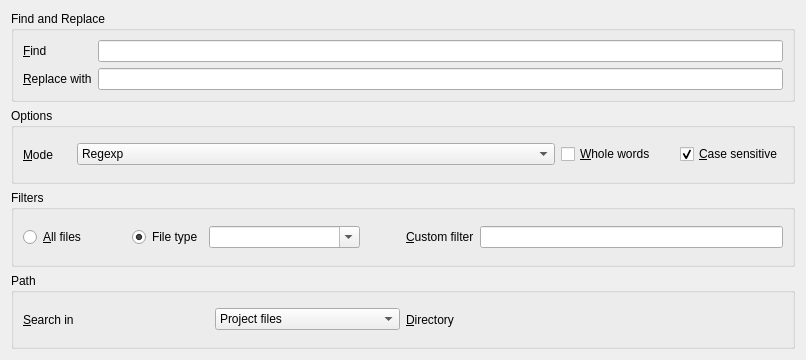
<?xml version="1.0" encoding="UTF-8"?>
<ui version="4.0">
 <class>Ruber::FindInFiles::FindReplaceInFilesWidget</class>
 <widget class="QWidget" name="Ruber::FindInFiles::FindReplaceInFilesWidget">
  <property name="geometry">
   <rect>
    <x>0</x>
    <y>0</y>
    <width>806</width>
    <height>360</height>
   </rect>
  </property>
  <property name="windowTitle">
   <string>Form</string>
  </property>
  <layout class="QVBoxLayout" name="verticalLayout_2">
   <item>
    <widget class="QGroupBox" name="groupBox">
     <property name="title">
      <string>Find and Replace</string>
     </property>
     <layout class="QGridLayout" name="gridLayout">
      <item row="0" column="0">
       <widget class="QLabel" name="label">
        <property name="text">
         <string>&amp;Find</string>
        </property>
        <property name="buddy">
         <cstring>find_text</cstring>
        </property>
       </widget>
      </item>
      <item row="0" column="1">
       <widget class="KLineEdit" name="find_text"/>
      </item>
      <item row="1" column="0">
       <widget class="QLabel" name="label_2">
        <property name="text">
         <string>&amp;Replace with</string>
        </property>
        <property name="buddy">
         <cstring>replace_text</cstring>
        </property>
       </widget>
      </item>
      <item row="1" column="1">
       <widget class="KLineEdit" name="replace_text"/>
      </item>
     </layout>
    </widget>
   </item>
   <item>
    <widget class="QGroupBox" name="groupBox_3">
     <property name="title">
      <string>Options</string>
     </property>
     <layout class="QHBoxLayout" name="horizontalLayout_4">
      <item>
       <layout class="QHBoxLayout" name="horizontalLayout">
        <item>
         <widget class="QLabel" name="label_3">
          <property name="text">
           <string>&amp;Mode</string>
          </property>
          <property name="buddy">
           <cstring>mode</cstring>
          </property>
         </widget>
        </item>
        <item>
         <spacer name="horizontalSpacer">
          <property name="orientation">
           <enum>Qt::Horizontal</enum>
          </property>
          <property name="sizeType">
           <enum>QSizePolicy::Expanding</enum>
          </property>
          <property name="sizeHint" stdset="0">
           <size>
            <width>18</width>
            <height>20</height>
           </size>
          </property>
         </spacer>
        </item>
        <item>
         <widget class="KComboBox" name="mode">
          <property name="sizePolicy">
           <sizepolicy hsizetype="Preferred" vsizetype="Fixed">
            <horstretch>1</horstretch>
            <verstretch>0</verstretch>
           </sizepolicy>
          </property>
          <property name="editable">
           <bool>false</bool>
          </property>
          <item>
           <property name="text">
            <string>Regexp</string>
           </property>
          </item>
          <item>
           <property name="text">
            <string>Plain text</string>
           </property>
          </item>
         </widget>
        </item>
        <item>
         <widget class="QCheckBox" name="whole_words">
          <property name="text">
           <string>&amp;Whole words</string>
          </property>
         </widget>
        </item>
        <item>
         <spacer name="horizontalSpacer_3">
          <property name="orientation">
           <enum>Qt::Horizontal</enum>
          </property>
          <property name="sizeType">
           <enum>QSizePolicy::Preferred</enum>
          </property>
          <property name="sizeHint" stdset="0">
           <size>
            <width>18</width>
            <height>20</height>
           </size>
          </property>
         </spacer>
        </item>
        <item>
         <widget class="QCheckBox" name="case_sensitive">
          <property name="text">
           <string>&amp;Case sensitive</string>
          </property>
          <property name="checked">
           <bool>true</bool>
          </property>
         </widget>
        </item>
       </layout>
      </item>
     </layout>
    </widget>
   </item>
   <item>
    <widget class="QGroupBox" name="groupBox_2">
     <property name="title">
      <string>Filters</string>
     </property>
     <layout class="QHBoxLayout" name="horizontalLayout_2">
      <item>
       <widget class="QRadioButton" name="all_files">
        <property name="text">
         <string>&amp;All files</string>
        </property>
       </widget>
      </item>
      <item>
       <spacer name="horizontalSpacer_2">
        <property name="orientation">
         <enum>Qt::Horizontal</enum>
        </property>
        <property name="sizeHint" stdset="0">
         <size>
          <width>40</width>
          <height>20</height>
         </size>
        </property>
       </spacer>
      </item>
      <item>
       <widget class="QRadioButton" name="use_predefined_filters">
        <property name="text">
         <string>File type</string>
        </property>
        <property name="checked">
         <bool>true</bool>
        </property>
       </widget>
      </item>
      <item>
       <widget class="KComboBox" name="types">
        <property name="sizePolicy">
         <sizepolicy hsizetype="Expanding" vsizetype="Fixed">
          <horstretch>1</horstretch>
          <verstretch>0</verstretch>
         </sizepolicy>
        </property>
        <property name="editable">
         <bool>true</bool>
        </property>
       </widget>
      </item>
      <item>
       <spacer name="horizontalSpacer_4">
        <property name="orientation">
         <enum>Qt::Horizontal</enum>
        </property>
        <property name="sizeType">
         <enum>QSizePolicy::Preferred</enum>
        </property>
        <property name="sizeHint" stdset="0">
         <size>
          <width>40</width>
          <height>20</height>
         </size>
        </property>
       </spacer>
      </item>
      <item>
       <widget class="QLabel" name="label_4">
        <property name="text">
         <string>&amp;Custom filter</string>
        </property>
        <property name="buddy">
         <cstring>custom_filter</cstring>
        </property>
       </widget>
      </item>
      <item>
       <widget class="KLineEdit" name="custom_filter">
        <property name="enabled">
         <bool>true</bool>
        </property>
        <property name="sizePolicy">
         <sizepolicy hsizetype="Expanding" vsizetype="Fixed">
          <horstretch>2</horstretch>
          <verstretch>0</verstretch>
         </sizepolicy>
        </property>
       </widget>
      </item>
     </layout>
    </widget>
   </item>
   <item>
    <widget class="QGroupBox" name="groupBox_4">
     <property name="title">
      <string>Path</string>
     </property>
     <layout class="QHBoxLayout" name="horizontalLayout_3">
      <item>
       <widget class="QLabel" name="label_6">
        <property name="text">
         <string>&amp;Search in</string>
        </property>
        <property name="buddy">
         <cstring>places</cstring>
        </property>
       </widget>
      </item>
      <item>
       <widget class="KComboBox" name="places">
        <property name="sizePolicy">
         <sizepolicy hsizetype="Preferred" vsizetype="Fixed">
          <horstretch>0</horstretch>
          <verstretch>0</verstretch>
         </sizepolicy>
        </property>
        <property name="editable">
         <bool>false</bool>
        </property>
        <item>
         <property name="text">
          <string>Project files</string>
         </property>
        </item>
        <item>
         <property name="text">
          <string>Project directory</string>
         </property>
        </item>
        <item>
         <property name="text">
          <string>Open files</string>
         </property>
        </item>
        <item>
         <property name="text">
          <string>Custom directory</string>
         </property>
        </item>
       </widget>
      </item>
      <item>
       <widget class="QLabel" name="label_5">
        <property name="text">
         <string>&amp;Directory</string>
        </property>
        <property name="buddy">
         <cstring>directory</cstring>
        </property>
       </widget>
      </item>
      <item>
       <widget class="KUrlRequester" name="directory"/>
      </item>
     </layout>
    </widget>
   </item>
  </layout>
 </widget>
 <customwidgets>
  <customwidget>
   <class>KComboBox</class>
   <extends>QComboBox</extends>
   <header>kcombobox.h</header>
  </customwidget>
  <customwidget>
   <class>KLineEdit</class>
   <extends>QLineEdit</extends>
   <header>klineedit.h</header>
  </customwidget>
  <customwidget>
   <class>KUrlRequester</class>
   <extends>QFrame</extends>
   <header>kurlrequester.h</header>
  </customwidget>
 </customwidgets>
 <resources/>
 <connections/>
</ui>
